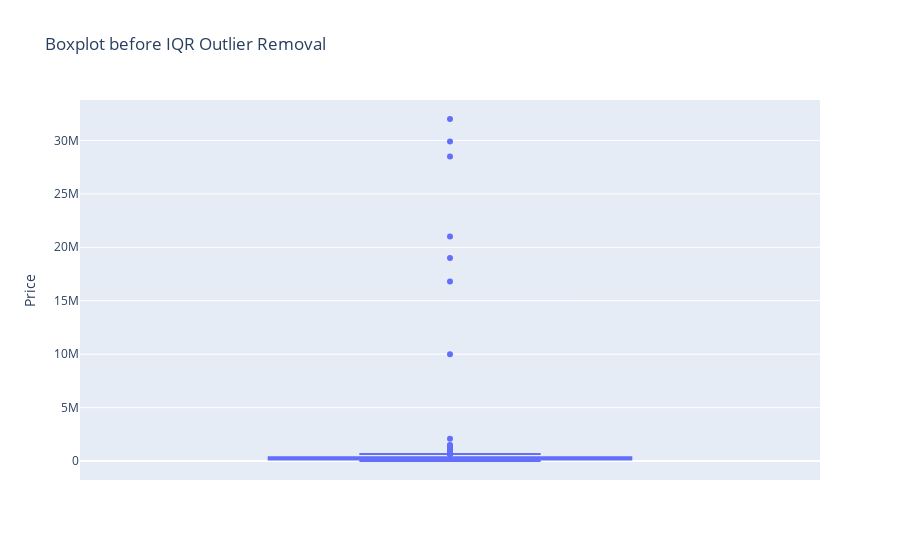

This figure's notebook cell:
### Code cell
px.box(data_frame=final_df, y='Price', title='Boxplot before IQR Outlier Removal')

### Figure 1 — Plotly figure (JSON) as saved in the notebook; plotly's stock layout.template omitted (floating-point values rounded to 4 significant figures; data arrays with more than 128 entries replaced by an {"elided": "..."} marker saying what was removed)
{"data": [{"alignmentgroup": "True", "hovertemplate": "Price=%{y}<extra></extra>", "legendgroup": "", "marker": {"color": "#636efa"}, "name": "", "notched": false, "offsetgroup": "", "orientation": "v", "showlegend": false, "type": "box", "x0": " ", "xaxis": "x", "y": {"elided": "4979 int values"}, "y0": " ", "yaxis": "y"}], "layout": {"boxmode": "group", "legend": {"tracegroupgap": 0}, "title": {"text": "Boxplot before IQR Outlier Removal"}, "xaxis": {"anchor": "y", "domain": [0, 1]}, "yaxis": {"anchor": "x", "domain": [0, 1], "title": {"text": "Price"}}}}
